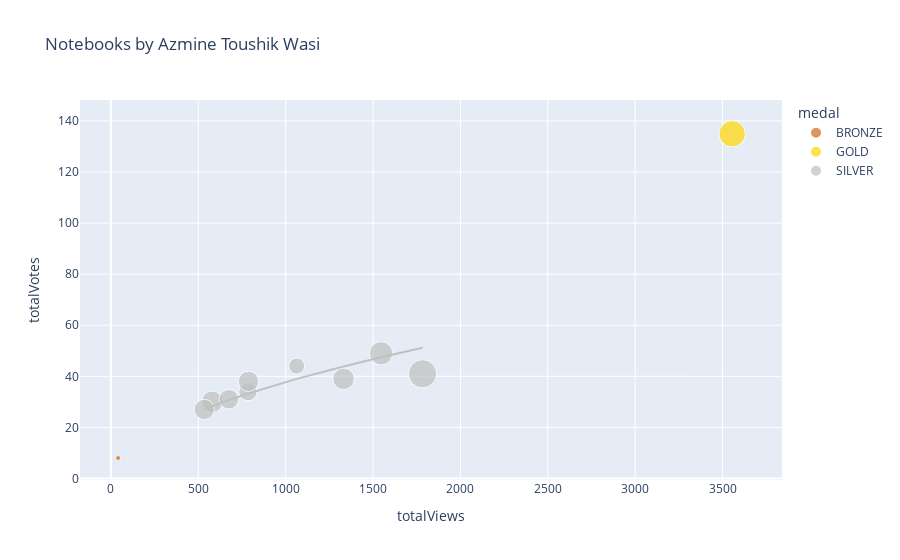

Here is the notebook cell this chart was saved with:
### Markdown cell above
# Plotly Scatter Plot

You may want to tweak these settings depending on how many notebooks you have...

### Code cell
import plotly.express as px

df['totalComments'].fillna(0, inplace=True)
df['medal'].fillna('N/A', inplace=True)
df['size'] = df['totalComments'].clip(lower=1)
color_map = {
    'GOLD': 'gold',
    'SILVER': 'silver',
    'BRONZE': 'chocolate',
    'N/A': '#333'
}
px.scatter(
    df,
    'totalViews',
    'totalVotes',
    title=f'Notebooks by {df.author_displayName.get(0)}',
    log_x=False,
    log_y=False,
    color='medal',
    color_discrete_map=color_map,
    size='size',
    trendline='ols',
    trendline_options=dict(log_x=True, log_y=True, add_constant=False),
    #trendline='lowess', # Use for Locally Weighted Scatterplot Smoothing line
    #trendline_scope='overall', # Use this for one trendline
    hover_name='title',
    hover_data={
        'size': False,
        'totalViews': ':,.0f',
        'totalVotes': ':,.0f',
        'totalLines': ':,.0f',
        'totalComments': ':,.0f',
        'viewsPerVote': ':,.0f',
        'languageName': True,
        'versionNumber': True,
        'lastRun': True,
        'lastRunExecutionTimeSeconds': ':,.0f',
        'medal': True,
    })

### Figure 1 — Plotly figure (JSON) as saved in the notebook; plotly's stock layout.template omitted (floating-point values rounded to 4 significant figures)
{"data": [{"customdata": [[1, 645, 1, 4.667, "Python", 1, "Fri Jul  1 18:28:34 2022", 6, "BRONZE"]], "hovertemplate": "<b>%{hovertext}</b><br><br>medal=%{customdata[8]}<br>totalViews=%{x:,.0f}<br>totalVotes=%{y:,.0f}<br>totalLines=%{customdata[1]:,.0f}<br>totalComments=%{customdata[2]:,.0f}<br>viewsPerVote=%{customdata[3]:,.0f}<br>languageName=%{customdata[4]}<br>versionNumber=%{customdata[5]}<br>lastRun=%{customdata[6]}<br>lastRunExecutionTimeSeconds=%{customdata[7]:,.0f}<extra></extra>", "hovertext": ["➡️ Intro to Clustering 🔍 Techniques, Algorithms"], "legendgroup": "BRONZE", "marker": {"color": "chocolate", "size": [1], "sizemode": "area", "sizeref": 0.0775, "symbol": "circle"}, "mode": "markers", "name": "BRONZE", "orientation": "v", "showlegend": true, "type": "scatter", "x": [41], "xaxis": "x", "y": [8], "yaxis": "y"}, {"hovertemplate": "medal=BRONZE<extra></extra>", "legendgroup": "BRONZE", "marker": {"color": "chocolate", "symbol": "circle"}, "mode": "lines", "name": "BRONZE", "showlegend": false, "type": "scatter", "xaxis": "x", "yaxis": "y"}, {"customdata": [[27, 357, 27, 26.15, "Python", 7, "Fri Jul  1 08:32:21 2022", 85, "GOLD"]], "hovertemplate": "<b>%{hovertext}</b><br><br>medal=%{customdata[8]}<br>totalViews=%{x:,.0f}<br>totalVotes=%{y:,.0f}<br>totalLines=%{customdata[1]:,.0f}<br>totalComments=%{customdata[2]:,.0f}<br>viewsPerVote=%{customdata[3]:,.0f}<br>languageName=%{customdata[4]}<br>versionNumber=%{customdata[5]}<br>lastRun=%{customdata[6]}<br>lastRunExecutionTimeSeconds=%{customdata[7]:,.0f}<extra></extra>", "hovertext": ["➡️ Intro to Imputation 🔍 Different Techniques"], "legendgroup": "GOLD", "marker": {"color": "gold", "size": [27], "sizemode": "area", "sizeref": 0.0775, "symbol": "circle"}, "mode": "markers", "name": "GOLD", "orientation": "v", "showlegend": true, "type": "scatter", "x": [3555], "xaxis": "x", "y": [135], "yaxis": "y"}, {"hovertemplate": "medal=GOLD<extra></extra>", "legendgroup": "GOLD", "marker": {"color": "gold", "symbol": "circle"}, "mode": "lines", "name": "GOLD", "showlegend": false, "type": "scatter", "xaxis": "x", "yaxis": "y"}, {"customdata": [[10, 342, 10, 23.64, "Python", 11, "Mon Jun 27 15:31:37 2022", 71, "SILVER"], [21, 380, 21, 30.94, "Python", 11, "Sat Jun 25 16:40:50 2022", 60, "SILVER"], [31, 274, 31, 42.48, "Python", 11, "Sat Jun 25 16:40:22 2022", 80, "SILVER"], [13, 567, 13, 22.43, "Python", 16, "Fri Jun 24 18:01:52 2022", 99, "SILVER"], [18, 536, 18, 33.3, "Python", 11, "Wed Jun 15 04:45:57 2022", 52, "SILVER"], [16, 354, 16, 20.21, "Python", 6, "Mon Jun  6 09:14:09 2022", 97, "SILVER"], [18, 596, 18, 18.74, "Python", 9, "Wed Jun  1 19:00:46 2022", 47, "SILVER"], [16, 279, 16, 19.11, "Python", 16, "Sun May 29 07:50:50 2022", 40, "SILVER"], [15, 461, 15, 21.12, "Python", 14, "Fri May 27 02:34:12 2022", 79, "SILVER"]], "hovertemplate": "<b>%{hovertext}</b><br><br>medal=%{customdata[8]}<br>totalViews=%{x:,.0f}<br>totalVotes=%{y:,.0f}<br>totalLines=%{customdata[1]:,.0f}<br>totalComments=%{customdata[2]:,.0f}<br>viewsPerVote=%{customdata[3]:,.0f}<br>languageName=%{customdata[4]}<br>versionNumber=%{customdata[5]}<br>lastRun=%{customdata[6]}<br>lastRunExecutionTimeSeconds=%{customdata[7]:,.0f}<extra></extra>", "hovertext": ["➡️ Intro to Cross Validation ✅ Different Methods", "▶️ Lionel Messi 📊 Extended EDA ⚽ Goals ", "▶️ Cristiano Ronaldo 📊 Extended EDA ⚽ Goals ", "Divorce Prediction & Analysis 📊 PCA,SHAP,TSNE,RFE", "UCL ⚽ EDA & Viz ⭐ 2021-22 ⭐ Players & Teams", "🛠 Feature Engineering ➡️ Tutorial  ⚙ Housing Data", "📋 Bias-Variance Tradeoff ➡️ with NumPy & Seaborn", " 📘 Coursera 📉 EDA, FE 📈 Analysis + Insights 📊", "Export Processing Zones - EDA+Statistical Analysis"], "legendgroup": "SILVER", "marker": {"color": "silver", "size": [10, 21, 31, 13, 18, 16, 18, 16, 15], "sizemode": "area", "sizeref": 0.0775, "symbol": "circle"}, "mode": "markers", "name": "SILVER", "orientation": "v", "showlegend": true, "type": "scatter", "x": [1063, 1546, 1783, 784, 1331, 787, 580, 534, 675], "xaxis": "x", "y": [44, 49, 41, 34, 39, 38, 30, 27, 31], "yaxis": "y"}, {"hovertemplate": "<b>OLS trendline</b><br>log10(totalVotes) = 0.525641 * log10(totalViews)<br>R<sup>2</sup>=0.999142<br><br>medal=SILVER<br>totalViews=%{x:,.0f}<br>totalVotes=%{y:,.0f} <b>(trend)</b><extra></extra>", "legendgroup": "SILVER", "marker": {"color": "silver", "symbol": "circle"}, "mode": "lines", "name": "SILVER", "showlegend": false, "type": "scatter", "x": [534, 580, 675, 784, 787, 1063, 1331, 1546, 1783], "xaxis": "x", "y": [27.15, 28.35, 30.7, 33.22, 33.28, 38.98, 43.87, 47.47, 51.16], "yaxis": "y"}], "layout": {"legend": {"itemsizing": "constant", "title": {"text": "medal"}, "tracegroupgap": 0}, "title": {"text": "Notebooks by Azmine Toushik Wasi"}, "xaxis": {"anchor": "y", "domain": [0, 1], "title": {"text": "totalViews"}}, "yaxis": {"anchor": "x", "domain": [0, 1], "title": {"text": "totalVotes"}}}}
